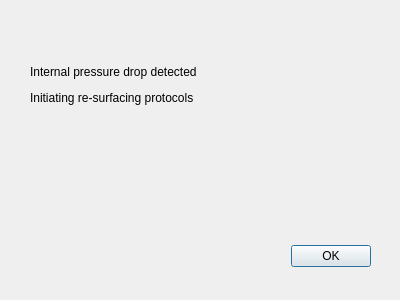
<?xml version="1.0" encoding="UTF-8"?>
<ui version="4.0">
 <class>warning</class>
 <widget class="QDialog" name="warning">
  <property name="geometry">
   <rect>
    <x>0</x>
    <y>0</y>
    <width>400</width>
    <height>300</height>
   </rect>
  </property>
  <property name="minimumSize">
   <size>
    <width>400</width>
    <height>300</height>
   </size>
  </property>
  <property name="maximumSize">
   <size>
    <width>400</width>
    <height>300</height>
   </size>
  </property>
  <property name="focusPolicy">
   <enum>Qt::StrongFocus</enum>
  </property>
  <property name="contextMenuPolicy">
   <enum>Qt::PreventContextMenu</enum>
  </property>
  <property name="windowTitle">
   <string>Leak Warning</string>
  </property>
  <property name="windowIcon">
   <iconset resource="FinalRobotics.qrc">
    <normaloff>:/Images/Only-Logo.png</normaloff>:/Images/Only-Logo.png</iconset>
  </property>
  <widget class="QDialogButtonBox" name="buttonBox">
   <property name="geometry">
    <rect>
     <x>280</x>
     <y>240</y>
     <width>91</width>
     <height>32</height>
    </rect>
   </property>
   <property name="orientation">
    <enum>Qt::Horizontal</enum>
   </property>
   <property name="standardButtons">
    <set>QDialogButtonBox::Ok</set>
   </property>
   <property name="centerButtons">
    <bool>false</bool>
   </property>
  </widget>
  <widget class="QLabel" name="label">
   <property name="geometry">
    <rect>
     <x>30</x>
     <y>40</y>
     <width>221</width>
     <height>91</height>
    </rect>
   </property>
   <property name="text">
    <string>&lt;html&gt;&lt;head/&gt;&lt;body&gt;&lt;p&gt;Internal pressure drop detected&lt;/p&gt;&lt;p&gt;Initiating re-surfacing protocols&lt;/p&gt;&lt;/body&gt;&lt;/html&gt;</string>
   </property>
  </widget>
 </widget>
 <resources>
  <include location="FinalRobotics.qrc"/>
 </resources>
 <connections>
  <connection>
   <sender>buttonBox</sender>
   <signal>accepted()</signal>
   <receiver>warning</receiver>
   <slot>accept()</slot>
   <hints>
    <hint type="sourcelabel">
     <x>248</x>
     <y>254</y>
    </hint>
    <hint type="destinationlabel">
     <x>157</x>
     <y>274</y>
    </hint>
   </hints>
  </connection>
  <connection>
   <sender>buttonBox</sender>
   <signal>rejected()</signal>
   <receiver>warning</receiver>
   <slot>reject()</slot>
   <hints>
    <hint type="sourcelabel">
     <x>316</x>
     <y>260</y>
    </hint>
    <hint type="destinationlabel">
     <x>286</x>
     <y>274</y>
    </hint>
   </hints>
  </connection>
 </connections>
</ui>
